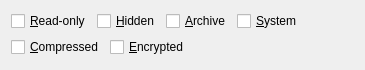
<?xml version="1.0" encoding="UTF-8"?>
<ui version="4.0">
 <class>DosAttrView</class>
 <widget class="QWidget" name="DosAttrView">
  <property name="geometry">
   <rect>
    <x>0</x>
    <y>0</y>
    <width>365</width>
    <height>70</height>
   </rect>
  </property>
  <layout class="QVBoxLayout" name="verticalLayout">
   <item>
    <layout class="QHBoxLayout" name="hboxDOSAttrs">
     <item>
      <widget class="QCheckBox" name="chkReadOnly">
       <property name="text">
        <string>&amp;Read-only</string>
       </property>
      </widget>
     </item>
     <item>
      <widget class="QCheckBox" name="chkHidden">
       <property name="text">
        <string>&amp;Hidden</string>
       </property>
      </widget>
     </item>
     <item>
      <widget class="QCheckBox" name="chkArchive">
       <property name="text">
        <string>&amp;Archive</string>
       </property>
      </widget>
     </item>
     <item>
      <widget class="QCheckBox" name="chkSystem">
       <property name="text">
        <string>&amp;System</string>
       </property>
      </widget>
     </item>
     <item>
      <spacer name="hspcDOSAttributes">
       <property name="orientation">
        <enum>Qt::Horizontal</enum>
       </property>
       <property name="sizeHint" stdset="0">
        <size>
         <width>20</width>
         <height>10</height>
        </size>
       </property>
      </spacer>
     </item>
    </layout>
   </item>
   <item>
    <layout class="QHBoxLayout" name="hboxNTFSAttrs">
     <item>
      <widget class="QCheckBox" name="chkCompressed">
       <property name="text">
        <string>&amp;Compressed</string>
       </property>
      </widget>
     </item>
     <item>
      <widget class="QCheckBox" name="chkEncrypted">
       <property name="text">
        <string>&amp;Encrypted</string>
       </property>
      </widget>
     </item>
     <item>
      <spacer name="hspcNTFSAttributes">
       <property name="orientation">
        <enum>Qt::Horizontal</enum>
       </property>
       <property name="sizeHint" stdset="0">
        <size>
         <width>20</width>
         <height>10</height>
        </size>
       </property>
      </spacer>
     </item>
    </layout>
   </item>
  </layout>
 </widget>
 <resources/>
 <connections/>
</ui>
